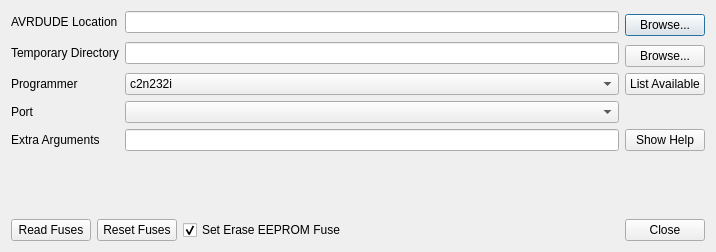
<?xml version="1.0" encoding="UTF-8"?>
<ui version="4.0">
 <class>burnConfigDialog</class>
 <widget class="QDialog" name="burnConfigDialog">
  <property name="geometry">
   <rect>
    <x>0</x>
    <y>0</y>
    <width>716</width>
    <height>252</height>
   </rect>
  </property>
  <property name="windowTitle">
   <string>AVRDUDE Configuration</string>
  </property>
  <property name="windowIcon">
   <iconset>
    <normaloff>icon.ico</normaloff>icon.ico</iconset>
  </property>
  <layout class="QGridLayout" name="gridLayout_4">
   <item row="0" column="0">
    <layout class="QGridLayout" name="gridLayout_2">
     <item row="0" column="1">
      <layout class="QGridLayout" name="gridLayout">
       <item row="0" column="0">
        <widget class="QLabel" name="label">
         <property name="text">
          <string>AVRDUDE Location</string>
         </property>
         <property name="alignment">
          <set>Qt::AlignLeading|Qt::AlignLeft|Qt::AlignVCenter</set>
         </property>
        </widget>
       </item>
       <item row="0" column="1">
        <widget class="QLineEdit" name="avrdude_location">
         <property name="toolTip">
          <string>Locatioon of AVRDUDE executable</string>
         </property>
        </widget>
       </item>
       <item row="0" column="3" rowspan="2">
        <widget class="QPushButton" name="pushButton">
         <property name="text">
          <string>Browse...</string>
         </property>
        </widget>
       </item>
       <item row="1" column="0" rowspan="2">
        <widget class="QLabel" name="label_4">
         <property name="text">
          <string>Temporary Directory</string>
         </property>
         <property name="alignment">
          <set>Qt::AlignLeading|Qt::AlignLeft|Qt::AlignVCenter</set>
         </property>
        </widget>
       </item>
       <item row="1" column="1" rowspan="2">
        <widget class="QLineEdit" name="temp_location">
         <property name="toolTip">
          <string>Stores temporary files</string>
         </property>
        </widget>
       </item>
       <item row="2" column="3">
        <widget class="QPushButton" name="pushButton_2">
         <property name="text">
          <string>Browse...</string>
         </property>
        </widget>
       </item>
       <item row="3" column="0">
        <widget class="QLabel" name="label_2">
         <property name="text">
          <string>Programmer</string>
         </property>
         <property name="alignment">
          <set>Qt::AlignLeading|Qt::AlignLeft|Qt::AlignVCenter</set>
         </property>
        </widget>
       </item>
       <item row="3" column="1">
        <widget class="QComboBox" name="avrdude_programmer">
         <property name="insertPolicy">
          <enum>QComboBox::InsertAlphabetically</enum>
         </property>
         <item>
          <property name="text">
           <string>c2n232i</string>
          </property>
         </item>
         <item>
          <property name="text">
           <string>dasa3</string>
          </property>
         </item>
         <item>
          <property name="text">
           <string>dasa</string>
          </property>
         </item>
         <item>
          <property name="text">
           <string>siprog</string>
          </property>
         </item>
         <item>
          <property name="text">
           <string>ponyser</string>
          </property>
         </item>
         <item>
          <property name="text">
           <string>89isp</string>
          </property>
         </item>
         <item>
          <property name="text">
           <string>frank-stk200</string>
          </property>
         </item>
         <item>
          <property name="text">
           <string>blaster</string>
          </property>
         </item>
         <item>
          <property name="text">
           <string>ere-isp-avr</string>
          </property>
         </item>
         <item>
          <property name="text">
           <string>atisp</string>
          </property>
         </item>
         <item>
          <property name="text">
           <string>dapa</string>
          </property>
         </item>
         <item>
          <property name="text">
           <string>xil</string>
          </property>
         </item>
         <item>
          <property name="text">
           <string>futurlec</string>
          </property>
         </item>
         <item>
          <property name="text">
           <string>abcmini</string>
          </property>
         </item>
         <item>
          <property name="text">
           <string>picoweb</string>
          </property>
         </item>
         <item>
          <property name="text">
           <string>sp12</string>
          </property>
         </item>
         <item>
          <property name="text">
           <string>alf</string>
          </property>
         </item>
         <item>
          <property name="text">
           <string>bascom</string>
          </property>
         </item>
         <item>
          <property name="text">
           <string>dt006</string>
          </property>
         </item>
         <item>
          <property name="text">
           <string>pony-stk200</string>
          </property>
         </item>
         <item>
          <property name="text">
           <string>stk200</string>
          </property>
         </item>
         <item>
          <property name="text">
           <string>bsd</string>
          </property>
         </item>
         <item>
          <property name="text">
           <string>pavr</string>
          </property>
         </item>
         <item>
          <property name="text">
           <string>dragon_pdi</string>
          </property>
         </item>
         <item>
          <property name="text">
           <string>dragon_dw</string>
          </property>
         </item>
         <item>
          <property name="text">
           <string>dragon_hvsp</string>
          </property>
         </item>
         <item>
          <property name="text">
           <string>dragon_pp</string>
          </property>
         </item>
         <item>
          <property name="text">
           <string>dragon_isp</string>
          </property>
         </item>
         <item>
          <property name="text">
           <string>dragon_jtag</string>
          </property>
         </item>
         <item>
          <property name="text">
           <string>jtag2pdi</string>
          </property>
         </item>
         <item>
          <property name="text">
           <string>jtag2avr32</string>
          </property>
         </item>
         <item>
          <property name="text">
           <string>jtagmkII_avr32</string>
          </property>
         </item>
         <item>
          <property name="text">
           <string>jtag2dw</string>
          </property>
         </item>
         <item>
          <property name="text">
           <string>jtag2isp</string>
          </property>
         </item>
         <item>
          <property name="text">
           <string>jtag2</string>
          </property>
         </item>
         <item>
          <property name="text">
           <string>jtag2fast</string>
          </property>
         </item>
         <item>
          <property name="text">
           <string>jtag2slow</string>
          </property>
         </item>
         <item>
          <property name="text">
           <string>jtagmkII</string>
          </property>
         </item>
         <item>
          <property name="text">
           <string>jtag1slow</string>
          </property>
         </item>
         <item>
          <property name="text">
           <string>jtag1</string>
          </property>
         </item>
         <item>
          <property name="text">
           <string>jtagmkI</string>
          </property>
         </item>
         <item>
          <property name="text">
           <string>avr911</string>
          </property>
         </item>
         <item>
          <property name="text">
           <string>avr109</string>
          </property>
         </item>
         <item>
          <property name="text">
           <string>butterfly</string>
          </property>
         </item>
         <item>
          <property name="text">
           <string>usbtiny</string>
          </property>
         </item>
         <item>
          <property name="text">
           <string>usbasp</string>
          </property>
         </item>
         <item>
          <property name="text">
           <string>avr910</string>
          </property>
         </item>
         <item>
          <property name="text">
           <string>stk600hvsp</string>
          </property>
         </item>
         <item>
          <property name="text">
           <string>stk600pp</string>
          </property>
         </item>
         <item>
          <property name="text">
           <string>stk600</string>
          </property>
         </item>
         <item>
          <property name="text">
           <string>stk500hvsp</string>
          </property>
         </item>
         <item>
          <property name="text">
           <string>stk500pp</string>
          </property>
         </item>
         <item>
          <property name="text">
           <string>stk500v2</string>
          </property>
         </item>
         <item>
          <property name="text">
           <string>mib510</string>
          </property>
         </item>
         <item>
          <property name="text">
           <string>stk500v1</string>
          </property>
         </item>
         <item>
          <property name="text">
           <string>stk500</string>
          </property>
         </item>
         <item>
          <property name="text">
           <string>buspirate</string>
          </property>
         </item>
         <item>
          <property name="text">
           <string>avrisp2</string>
          </property>
         </item>
         <item>
          <property name="text">
           <string>avrispmkII</string>
          </property>
         </item>
         <item>
          <property name="text">
           <string>avrispv2</string>
          </property>
         </item>
         <item>
          <property name="text">
           <string>avrisp</string>
          </property>
         </item>
         <item>
          <property name="text">
           <string>arduino</string>
          </property>
         </item>
        </widget>
       </item>
       <item row="3" column="3">
        <widget class="QPushButton" name="pushButton_3">
         <property name="text">
          <string>List Available</string>
         </property>
        </widget>
       </item>
       <item row="5" column="1">
        <widget class="QLineEdit" name="avrArgs">
         <property name="toolTip">
          <string>Extra arguments that will be passed to AVRDUDE on every call</string>
         </property>
        </widget>
       </item>
       <item row="5" column="0">
        <widget class="QLabel" name="label_3">
         <property name="text">
          <string>Extra Arguments</string>
         </property>
         <property name="alignment">
          <set>Qt::AlignLeading|Qt::AlignLeft|Qt::AlignVCenter</set>
         </property>
        </widget>
       </item>
       <item row="5" column="3">
        <widget class="QPushButton" name="pushButton_4">
         <property name="text">
          <string>Show Help</string>
         </property>
        </widget>
       </item>
       <item row="4" column="1">
        <widget class="QComboBox" name="avrdude_port">
         <item>
          <property name="text">
           <string/>
          </property>
         </item>
         <item>
          <property name="text">
           <string>usb</string>
          </property>
         </item>
         <item>
          <property name="text">
           <string>com1</string>
          </property>
         </item>
         <item>
          <property name="text">
           <string>com2</string>
          </property>
         </item>
         <item>
          <property name="text">
           <string>com3</string>
          </property>
         </item>
         <item>
          <property name="text">
           <string>com4</string>
          </property>
         </item>
         <item>
          <property name="text">
           <string>lpt1</string>
          </property>
         </item>
         <item>
          <property name="text">
           <string>lpt2</string>
          </property>
         </item>
         <item>
          <property name="text">
           <string>lpt3</string>
          </property>
         </item>
         <item>
          <property name="text">
           <string>lpt4</string>
          </property>
         </item>
        </widget>
       </item>
       <item row="4" column="0">
        <widget class="QLabel" name="label_5">
         <property name="text">
          <string>Port</string>
         </property>
         <property name="alignment">
          <set>Qt::AlignLeading|Qt::AlignLeft|Qt::AlignVCenter</set>
         </property>
        </widget>
       </item>
      </layout>
     </item>
    </layout>
   </item>
   <item row="2" column="0">
    <layout class="QGridLayout" name="gridLayout_3">
     <item row="0" column="1">
      <widget class="QPushButton" name="resetFuses">
       <property name="text">
        <string>Reset Fuses</string>
       </property>
      </widget>
     </item>
     <item row="0" column="3">
      <widget class="QDialogButtonBox" name="buttonBox">
       <property name="orientation">
        <enum>Qt::Horizontal</enum>
       </property>
       <property name="standardButtons">
        <set>QDialogButtonBox::Close</set>
       </property>
      </widget>
     </item>
     <item row="0" column="0">
      <widget class="QPushButton" name="readFuses">
       <property name="text">
        <string>Read Fuses</string>
       </property>
      </widget>
     </item>
     <item row="0" column="2">
      <widget class="QCheckBox" name="eraseEEPROM_CB">
       <property name="text">
        <string>Set Erase EEPROM Fuse</string>
       </property>
       <property name="checked">
        <bool>true</bool>
       </property>
      </widget>
     </item>
    </layout>
   </item>
   <item row="1" column="0">
    <spacer name="verticalSpacer">
     <property name="orientation">
      <enum>Qt::Vertical</enum>
     </property>
     <property name="sizeHint" stdset="0">
      <size>
       <width>20</width>
       <height>40</height>
      </size>
     </property>
    </spacer>
   </item>
  </layout>
 </widget>
 <resources/>
 <connections>
  <connection>
   <sender>buttonBox</sender>
   <signal>rejected()</signal>
   <receiver>burnConfigDialog</receiver>
   <slot>reject()</slot>
   <hints>
    <hint type="sourcelabel">
     <x>316</x>
     <y>260</y>
    </hint>
    <hint type="destinationlabel">
     <x>286</x>
     <y>274</y>
    </hint>
   </hints>
  </connection>
  <connection>
   <sender>buttonBox</sender>
   <signal>accepted()</signal>
   <receiver>burnConfigDialog</receiver>
   <slot>accept()</slot>
   <hints>
    <hint type="sourcelabel">
     <x>248</x>
     <y>254</y>
    </hint>
    <hint type="destinationlabel">
     <x>157</x>
     <y>274</y>
    </hint>
   </hints>
  </connection>
 </connections>
</ui>
